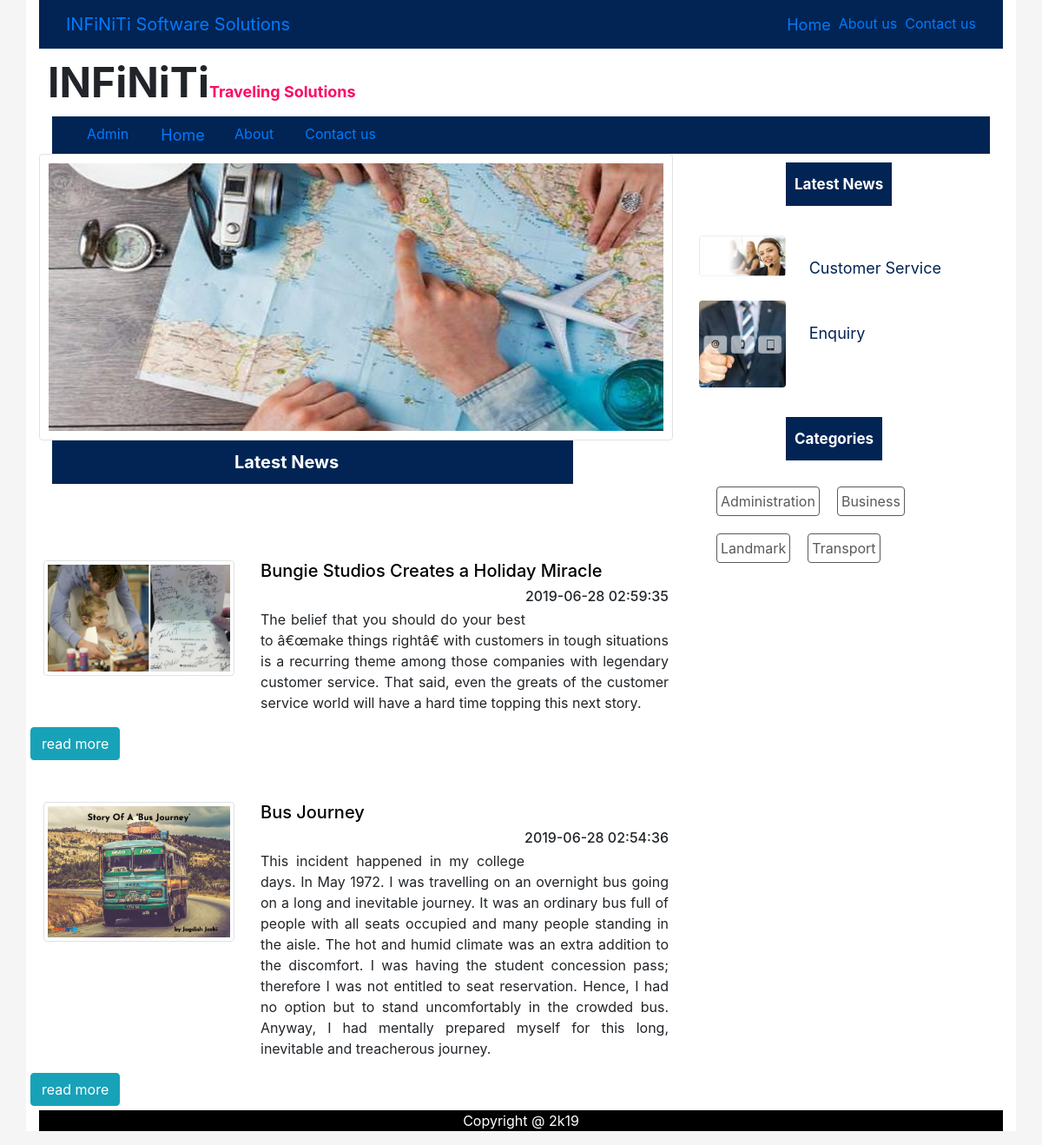
The page / on the database its author committed.
### tables this page shows
CREATE TABLE `news` (
  `id` int(25) NOT NULL,
  `Name` text NOT NULL,
  `Text` text NOT NULL,
  `Cat` int(20) NOT NULL,
  `Date` timestamp NOT NULL DEFAULT CURRENT_TIMESTAMP ON UPDATE CURRENT_TIMESTAMP,
  `img` text NOT NULL
);

CREATE TABLE `cat` (
  `id` int(25) NOT NULL,
  `name` text NOT NULL
);

### index.php (the view, shortened to what this page needs)
<?php
include("config/db.php");
?>
<html>
<head>
 <link rel="stylesheet" href="css/bootstrap.min.css" type="text/css">
 <link rel="stylesheet" href="css/fontawesome.min.css" type="text/css">
 <link rel="stylesheet" href="css/style.css" type="text/css">
</head>
<body class="main">
<div class="container"  style="background:white">
<header class="navbar navbar-inverse navbar-fixed-top" style="background-color:#012454">
  <div class="container">
        <a class="navbar-brand  navbar-fixed-left" href="#" style="cursor: pointer"> INFiNiTi Software Solutions </a>
		<ul class="nav navbar-header">
      <li class="active">  <a href="index.php">&nbsp Home </a> </li>
          <li><a href="about.php">&nbsp About us</a></li>
     <li><a href="contacts.php ">&nbsp Contact us </a></li>
    </ul>
	</div>
    </header>
    <div class="row">
	 <div class="col-md-8">
	 <h2 class="heading">INFiNiTi<span class="active">Traveling Solutions</span> </h2>
	 </div>
	 </div>
	<div class="container"  style="background:white">
<nav class="navbar navbar-inverse " style="background-color:#012454">
  <div class="container-fluid">
       	<ul class="nav navbar-header  ">
		 <li><a href="login.php "> &nbsp Admin &nbsp;&nbsp; &nbsp;&nbsp;</a></li>
      <li class="active"><a href="index.php">&nbsp Home &nbsp;&nbsp;&nbsp;&nbsp;</a></li>
          <li><a href="about.php">&nbsp About &nbsp;&nbsp; &nbsp;&nbsp;</a></li>
     <li><a href="contacts.php "> &nbsp Contact us &nbsp;&nbsp; &nbsp;&nbsp;</a></li>
    </ul>
	</div>
	</nav>
	</div>
	<div class="row">
	 <div class="col-md-8">
	 <img src="img/three.jpg" class="img img-thumbnail" style="height: 330px ; width :150% ; padding: 10px">
 <div class="col-md-4">
	 <div class="line1">
	  <div class="left">
	   <span>  Latest News  </span>
	  </div>
	  </div>
	  </div>
	<div class="post">
	<?php
	$select="select * from news order by id Desc limit 0,4";
	$select_run=mysqli_query($con,$select);
	$count=mysqli_num_rows($select_run);
	if($count>0)
	{
		while($row=mysqli_fetch_array($select_run))
		{
			$id=$row[ 'id' ];
		 $name=$row[ 'Name' ];
		 $text=$row[ 'Text' ];
		 $date=$row[ 'Date' ];
		 $img=$row[ 'img' ];
	?>
	<br>
	<br>
	<div class="row">
	<div class="col-md-4" style="border:0px solid">
	<img src="img/<?php echo $img ?>" class="img img-thumbnail" >
	</div>
	<div class="col-md-8">
   <h5 style="font:weight: bold;color:black"> <?php echo $name ?> </h5>
   <h6 style="float:right;"> <?php echo $date ?> </h6>
   <br>
    <p style="text-align:justify" ><?php echo $text ?>
	</p>
	</div>
	<a href="viewnews.php?id=<?php echo $id;?>"><button class="btn btn-info" style="float:right;">read more</button></a>
 </div>
	<?php }}
else
{
	echo "<h4><center>No Post Available</center></h4>";
}
?>
 </div>
	 </div>
	<?php include("side.php");
	?>
	<div class="footer">
  <p>Copyright @ 2k19</p>
</div>
</div>
</body>
</html>

### side.php
		<?php
	include("config/db.php");
?>
	<div class="col-md-4">
	 <div class="line">
	  <div class="right">
	   <span>  Latest News  </span>
	  </div>
	  </div>
<br>
	  	  <div class="row">
	<div class=col-md-4> <img class="rounded" src="img/ten.jpg" style="width: 100px;
	height: 80px padding: 5px;" >
	</div>
	<div class=col-md-8> <br> <span class="side_post"><a href="index.php"> Customer Service </a> </span> </div>
	</div>
	<br>
 	  <div class="row">
	<div class=col-md-4> <img class="rounded" src="img/eleven.jpg" style="width: 100px;
	height: 80px padding: 5px;" >
	</div>
	<div class=col-md-8> <br> <span class="side_post"><a href="index.php"> Enquiry </a> </span> </div>
	</div>
 <br>
 	 <div class="line">
	  <div class="right">
	   <span>Categories</span>
	  </div>
	  </div>
	  <div class="cat">
	  <?php
	  $cat="select * from cat order by id Desc";
	  $run_cat=mysqli_query($con,$cat);
	  $count_cat=mysqli_num_rows($run_cat);
	  if($count_cat>0)
	  {
		  while($row_cat=mysqli_fetch_array($run_cat))
		  {
			$id_cat=$row_cat['id'];
			$name_cat=$row_cat['name'];
		  ?>
		  <a href="index.php"id=<?php echo $id_cat ?>"><?php echo $name_cat ?>  </a>
	  <?php }}
	  else
	  {
		  echo "<center> <h5> Sorry No categories available </h5> </center>";
	  }
	  ?>
	 	 </div>
	</div>
</div>

### css/style.css (style rules this page uses)
.main { background : #f5f5f5 }
.heading { margin-top: 10px; margin : 10px; font-weight:bold; font-size: -webkit-xxx-large; }
.active { color: #FB0A65; font-size: large; }
.line { background: white; height:70px }
.right { position: absolute; background:#012454; margin-left: 100px; height: 50px; margin-top: 10px; line-height: 30px; padding: 10px }
.right>span { font-weight: bold; color: white; font-size: 17px }
.side_post { font-size: 18px }
.side_post > a { color: #012454; }
.cat { border: 0px solid; padding: 4px; margin: 6px }
.cat >a { color: rgb(92, 88, 88); border:1px solid; padding: 4px; border-radius: 4px; background: rgba(17,17,17,0,19); float: left; margin: 10px }
.post { margin : 5px; margin-top: 40px; }
.line1 { background:#012454; height:50px; width: 600px; }
.left { position: absolute; background: #012454; margin-left: 200px; height: 40px; width: 150px; margin-top: 5px; line-height: 20px; padding: 10px }
.left>span { font-weight: bold; color: white; font-size: 20px }
.footer { left: 0; bottom: 0; width: 100%; background-color: black; color: white; text-align: center; }

### rows shown on the page
news: img (picture), Name "Bungie Studios Creates a Holiday Miracle", Date "2019-06-28 02:59:35", Text "The belief that you should do your best to â€œmake things rightâ€ with customers in tough situations is a recurring theme among those companies with legendary customer service. That said, even the greats of the customer service world will have a hard time topping this next story."
news: img (picture), Name "Bus Journey", Date "2019-06-28 02:54:36", Text "This incident happened in my college days. In May 1972. I was travelling on an overnight bus going on a long and inevitable journey. It was an ordinary bus full of people with all seats occupied and many people standing in the aisle. The hot and humid climate was an extra addition to the discomfort. I was having the student concession pass; therefore I was not entitled to seat reservation. Hence, I had no option but to stand uncomfortably in the crowded bus. Anyway, I had mentally prepared myself for this long, inevitable and treacherous journey."
cat: name "Administration"
cat: name "Business"
cat: name "Landmark"
cat: name "Transport"
